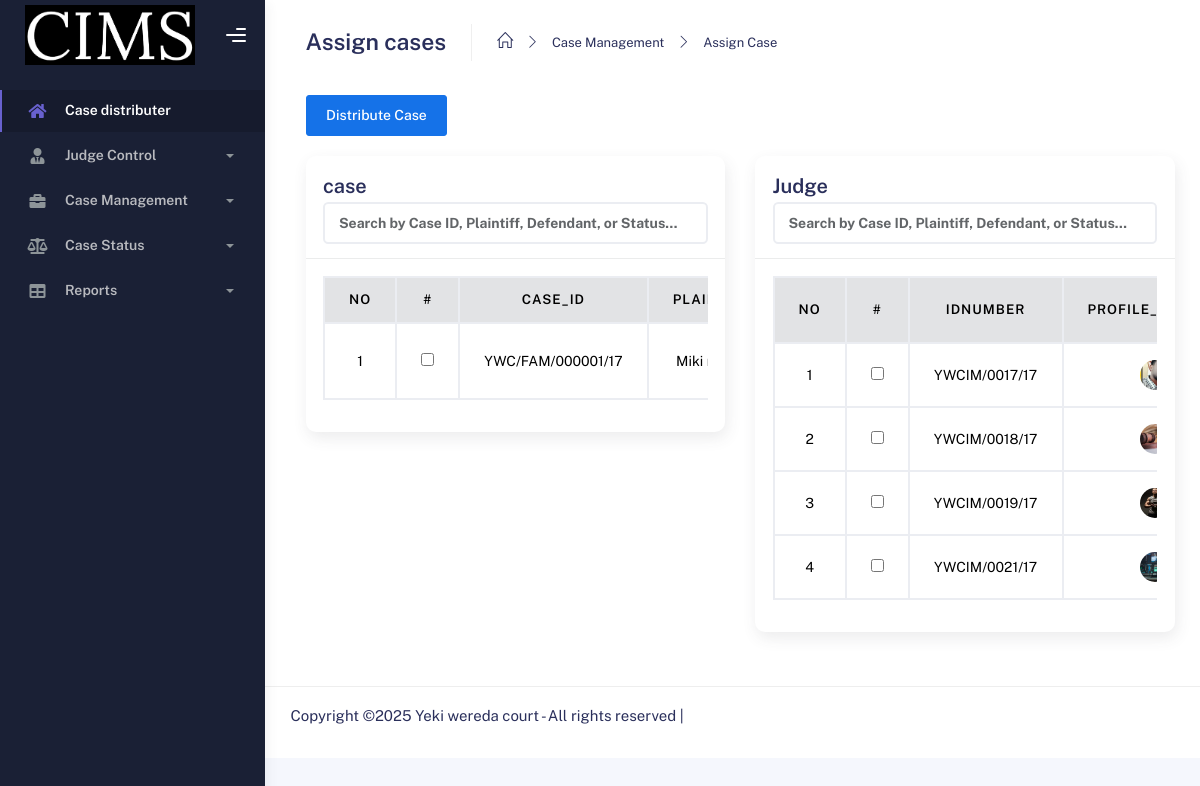
The page /Case_distributer/Assign_case.php on the database its author committed.
### tables this page shows
CREATE TABLE IF NOT EXISTS `case` (
  `cid` int NOT NULL AUTO_INCREMENT,
  `case_id` varchar(200) NOT NULL,
  `plaintiff` varchar(30) NOT NULL,
  `defendant` varchar(20) NOT NULL,
  `case_type` int NOT NULL,
  `decision` varchar(20) NOT NULL,
  `case_status` varchar(30) NOT NULL,
  `created_at` timestamp NULL DEFAULT CURRENT_TIMESTAMP,
  `ethiopian_date` date NOT NULL,
  `distributed_date` date NOT NULL,
  PRIMARY KEY (`cid`),
  UNIQUE KEY `case_id_2` (`case_id`),
  UNIQUE KEY `case_id_3` (`case_id`),
  KEY `case_id` (`case_id`),
  KEY `case_type_ibfk_1` (`case_type`)
);

CREATE TABLE IF NOT EXISTS `users` (
  `uid` int NOT NULL AUTO_INCREMENT,
  `idNumber` varchar(50) NOT NULL,
  `profile_pic` varchar(250) NOT NULL,
  `first_name` varchar(20) NOT NULL,
  `father_name` varchar(50) NOT NULL,
  `gfather_name` varchar(50) NOT NULL,
  `gender` varchar(20) NOT NULL,
  `email` varchar(20) NOT NULL,
  `username` varchar(30) NOT NULL,
  `password` varchar(255) NOT NULL,
  `phone` varchar(45) NOT NULL,
  `user_type` varchar(20) NOT NULL,
  `user_status` int NOT NULL,
  `is_logged` int NOT NULL,
  PRIMARY KEY (`uid`),
  UNIQUE KEY `idNumber` (`idNumber`),
  UNIQUE KEY `username` (`username`)
);

### connection/function.php (called while the page is built, shortened)
<?php
include 'connection.php';
function getAllJudges() {
    global $conn;
    $query = mysqli_query($conn, "SELECT * FROM users WHERE user_type = 'judge'");
    $result = array();
    while ($row = mysqli_fetch_array($query)) {
        array_push($result, $row);
    }
    return $result;
}
function getAllCasesWithoutAjTable() {
    global $conn;
    $query = " SELECT  c.cid, c.case_id, c.plaintiff, c.defendant, c.case_status,
        SUM(CASE WHEN ci.litigant_type = 'plaintiff' THEN 1 ELSE 0 END) AS plaintiff_count,
        SUM(CASE WHEN ci.litigant_type = 'defendant' THEN 1 ELSE 0 END) AS defendant_count
    FROM `case` c
    LEFT JOIN case_info ci ON c.cid = ci.case_id
    LEFT JOIN assigned_judges aj ON c.cid = aj.case_id
    WHERE aj.case_id IS NULL
    GROUP BY c.cid
    HAVING plaintiff_count >= 1 AND defendant_count >= 1";
    $result = mysqli_query($conn, $query);
    $cases = array();
    while ($row = mysqli_fetch_assoc($result)) {
        $cases[] = $row;
    }
    return $cases;
}
?>

### Case_distributer/Assign_case.php (the view, shortened to what this page needs)
<?php
include('cdheader.php');
?>
<div class="container">
  <div class="page-inner">
    <div class="page-header">
       <h3 class="fw-bold mb-3">Assign cases</h3>
        <ul class="breadcrumbs mb-3">
            <li class="nav-home"><a href="#"><i class="icon-home"></i></a></li>
            <li class="separator"><i class="icon-arrow-right"></i></li>
            <li class="nav-item"><a href="#">Case Management</a></li>
            <li class="separator"><i class="icon-arrow-right"></i></li>
            <li class="nav-item"><a href="#">Assign Case</a></li>
        </ul>
    </div>
<div class="col-xl-12">
  <div class="page-title flex-wrap">
    <form method="post">
    <button type="submit" name="distribute" class="btn btn-primary">Distribute Case</button>
  </div>
</div>
<div class="row">
  <div class="col-6">
    <div class="card">
      <div class="card-header">
        <div class="card-title">case</div>
           <input type="text" id="caseSearch" class="form-control"
       style="font-weight: bold;"
       placeholder="Search by Case ID, Plaintiff, Defendant, or Status..." />
      </div>
<div class="card-body">
  <div class="scrollable-table">
    <table class="table table-hover align-middle text-center" style="border: 2px solid black; border-collapse: collapse; width: 100%;">
  <thead class="table-secondary">
        <tr>
        <th style="border: 2px solid black;">no</th>
		    <th style="border: 2px solid black;">#</th>
        <th style="border: 2px solid black;">case_id</th>
        <th style="border: 2px solid black;">Plaintiff</th>
        </tr>
    </thead>
  <tbody>
<?php
 $no = 1;
$cases = getAllCasesWithoutAjTable();
foreach ($cases as $case):
?>
<tr>
<td style="border: 2px solid black;"><?php echo $no ?></td>
<td style="border: 2px solid black;"><input type="checkbox" name="selected_cases[]" value="<?php echo $case['cid']; ?>"></td>
    <td style="border: 2px solid black;"><?php echo $case["case_id"]; ?></td>
    <td style="border: 2px solid black;"><?php echo $case["plaintiff"]; ?></td>
</tr>
 <?php
 $no++;
 endforeach;
 ?>
                    </tbody>
                </table>
            </div>
        </div>
    </div>
</div>
<div class="col-6">
  <div class="card">
    <div class="card-header">
      <div class="card-title">Judge</div>
         <input type="text" id="caseSearch" class="form-control"
       style="font-weight: bold;"
       placeholder="Search by Case ID, Plaintiff, Defendant, or Status..." />
    </div>
<div class="card-body">
  <div class="scrollable-table">
    <table class="table table-hover align-middle text-center" style="border: 2px solid black; border-collapse: collapse; width: 100%;">
  <thead class="table-secondary">
       <tr>
        <th style="border: 2px solid black;">no</th>
        <th style="border: 2px solid black;">#</th>
        <th style="border: 2px solid black;">IdNumber</th>
        <th style="border: 2px solid black;">profile_picture</th>
       </tr>
    </thead>
<tbody>
    <?php
    $no = 1;
    $users = getAllJudges();
    foreach ($users as $user):
    ?>
<tr>
    <td style="border: 2px solid black;"><?php echo $no ?></td>
<td style="border: 2px solid black;"><input type="checkbox" name="selected_judges[]" value="<?php echo $user['uid']; ?>"></td>
    <td style="border: 2px solid black;"><?php echo $user["idNumber"]; ?></td>
    <td style="border: 2px solid black; style="border: 2px solid black;""><img class="profile-img" src="<?php echo $user["profile_pic"]; ?>" alt="Profile Picture" width="100" height="100"></td>
</tr>
<?php
$no++;
endforeach;
 ?>
</tbody>
                </table>
            </div>
        </div>
    </div>
</div>
 </div>
  </div>
   </div>
<?php
include('../admin/footer.php');
?>

### Case_distributer/Assign_case.php (style rules this page uses)
.profile-img { width: 30px; height: 30px; border-radius: 50%; object-fit: cover; }
.scrollable-table { max-height: 400px; overflow-y: auto; overflow-x: auto; display: block; width: 100%; }

### rows shown on the page
case: case "YWC/FAM/000001/17", plaintiff "Miki…"
users: idNumber "YWCIM/0017/17", profile_pic (picture)
users: idNumber "YWCIM/0018/17", profile_pic (picture)
users: idNumber "YWCIM/0019/17", profile_pic (picture)
users: idNumber "YWCIM/0021/17", profile_pic (picture)
